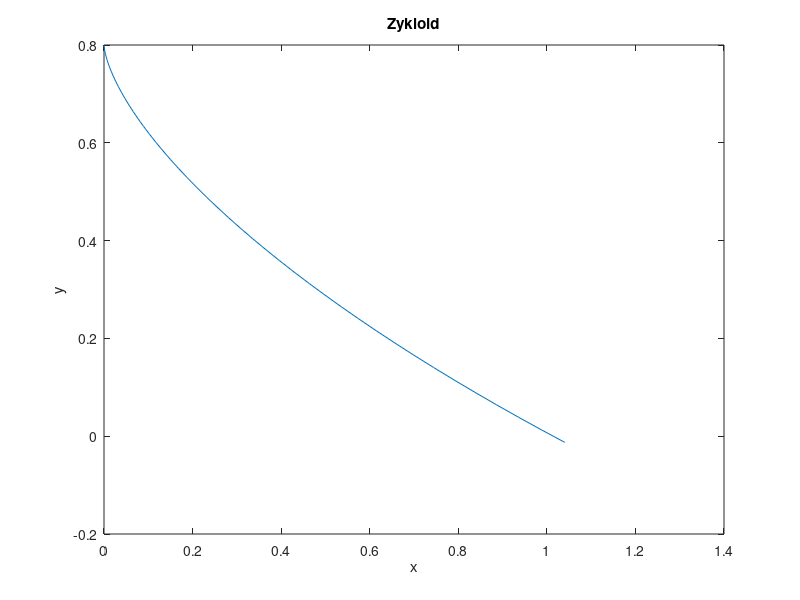

Source code (MATLAB): (Note: this script raises an error after producing the figure.)
PLOT=true;
bahn = 5;
m 	= 1;%Masse 1kg
gr 	= [0;-10];%Erdbeschleunigung

%Definiere die Bahnen
if 		bahn==1
	g		= @(x) [x;0.8-0.8*x]; %Lineare Bahn
	dg		= @(x) [1;-0.8]; %1.Ableitung der Bahn
	ddg		= @(x) [0;0]; %2.Ableitung der Bahn
	nam		= 'Gerade';
elseif 	bahn==2
	g 		= @(x) [x;0.8*(x-1).^2]; %parabel ast mit scheitel am ziel
	dg		= @(x) [1;1.6*(x-1)]; %1.Ableitung der Bahn
	ddg		= @(x) [0;1.6]; %2.Ableitung der Bahn
	nam		= 'Parabel';
elseif 	bahn==3
	g 		= @(x) [x;4/3*x.^2-1.6*4/3*x+0.8]; %parabel ast mit scheitel links vom Ziel
	dg		= @(x) [1;8/3*x-1.6*4/3]; %1.Ableitung der Bahn
	ddg		= @(x) [0;8/3]; %2.Ableitung der Bahn
	nam		= 'Parabel verschoben';
elseif 	bahn==4
	g 		= @(x) [x;0.8-0.8*x-0.05*sin(8*pi*x)]; %wellenbahn. Diese ist schwer für die solver!
	dg		= @(x) [1;-0.8-0.4*pi*cos(8*pi*x)]; %1.Ableitung der Bahn
	ddg		= @(x) [0;3.2*pi*sin(8*pi*x)]; %2.Ableitung der Bahn
	nam		= 'Wellen';
elseif 	bahn==5
    
	g 		= @(x) [0.8*(1.35*pi/2*(x+0.01)-sin(1.35*pi/2*(x+0.01)));...
                    0.8 *(-1+cos((x+0.01)*pi/2)) + 0.8]; %Zykloid
    
    dg		= @(x) [0.8*1.35*pi/2-0.8*1.35*pi/2*cos(1.35*pi/2*(x+0.01));...
                    -sin((x+0.01)*pi/2)*0.8*pi/2]; %1.Ableitung der Bahn
% 	ddg		= @(x) [0;0]; %2.Ableitung der Bahn
% 	dg		= @(x) [0.8*1.35*pi/2-0.8*1.35*pi/2*cos(1.35*pi/2*x);-0.8*pi/2*sin(x*pi/2)]; %1.Ableitung der Bahn
	ddg		= @(x) [0.8*(1.35*pi/2)^2*sin(1.35*pi/2*(x+0.01));...
                    -0.8*(pi/2)^2*cos((x+0.01)*pi/2)]; %2.Ableitung der Bahn
	nam		= 'Zykloid';
end

%plotte Bahn
if PLOT
	x = linspace(0,1,50);
	b=g(x);
	plot(b(1,:),b(2,:));
	title(nam);
	xlabel('x');
	ylabel('y');
end

%Definiere 'Rechte Seite' -> AWP vom ÜB auf System 1. Ordnung umgewandelt: y(1):=sigma(t),y(2) = sigma'(t)
F = @(t,y) [y(2); (1./(norm(dg(y(1))))^2)*(m*gr'*dg(y(1)) - y(2)^2*(ddg(y(1)))'*dg(y(1)))];
%Definiere Startwert [s(0),y(0)]: s(0) ist der Ort zum Zeitpunkt 0, also Start der Bahn = g(0). y(0): Startgeschw. = 0
x0 = [0.0;0.0];
%  x0 = [0;0.5];

%Definiere Intervall zur Lsg und Anzahl Zeitschritte
t0	=0;
t1	=1.2;
m 	=500;

%Jetzt alle infos in struct packen für den solver
BT_RK = [0,0,0,0,0;0.5,0.5,0,0,0;0.5,0,0.5,0,0;1,0,0,1,0;0,1/6.,1/3.,1/3.,1/6.]; % klass. RK Stufe 4
BT_Ee = [0,0;0,1]; %Euler_expl
In = struct('d',2,'xstart',x0,'grid',linspace(t0,t1,m),'BT',zeros(0,0));
In.zerosolver = @fsolve; %Verfahren zur Nullstellenbestimmung
maxIt = 10000;
eps = 1.e-4;
nullit = @(phi,x0) zeroIterate(phi,x0,maxIt,eps);
In.zerosolver = nullit;
R.F = F;

%Diverse solver anwerfen
%explizite
In.BT = BT_RK;
L_RK = explRK(R,In);
In.BT = BT_Ee;
L_Ee = explRK(R,In);
%implizite
L_Ei = implEuler(R,In);
L_Mp = implMipu(R,In);
%plot height vs. time für verschiedene solver
figure();
hold on;
p	 = plot_time_height(L_RK,nam,'RK expl', g);
p	 = plot_time_height(L_Ee,nam,'Euler expl', g);
p	 = plot_time_height(L_Ei,nam,'Euler impl', g);
p	 = plot_time_height(L_Mp,nam,'impl. Mittelpunkt', g);
plot(gca(),L_RK.grid,zeros(length(L_RK.grid))); %Einen 'Boden' einzeichnen
leg1 = sprintf('Bahn: %s, Solver:RK-4',nam);
leg2 = sprintf('Bahn: %s, Solver:Euler expl.',nam);
leg3 = sprintf('Bahn: %s, Solver:Euler impl.',nam);
leg4 = sprintf('Bahn: %s, Solver:impl. Mittelpunkt',nam);

legend(leg1,leg2,leg3,leg4,'Boden');
hold off;
